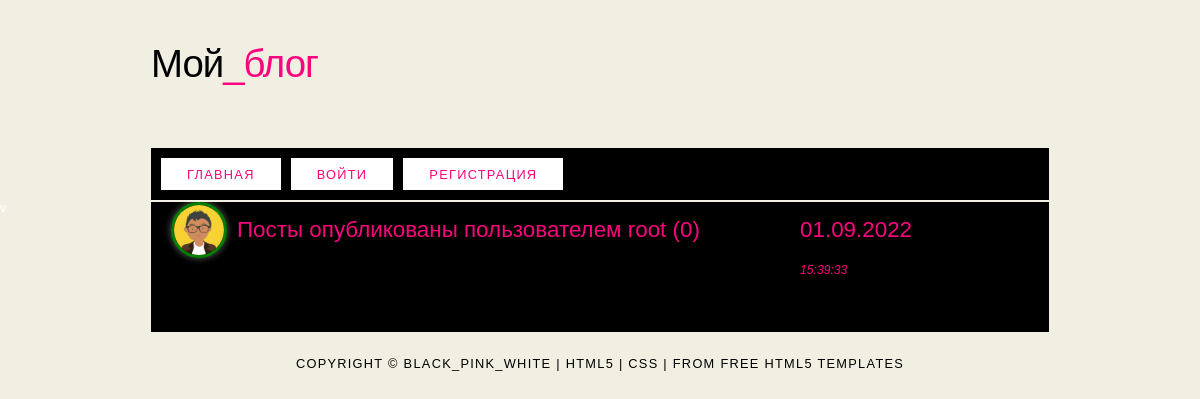
Page /user/root on the earlier database version.
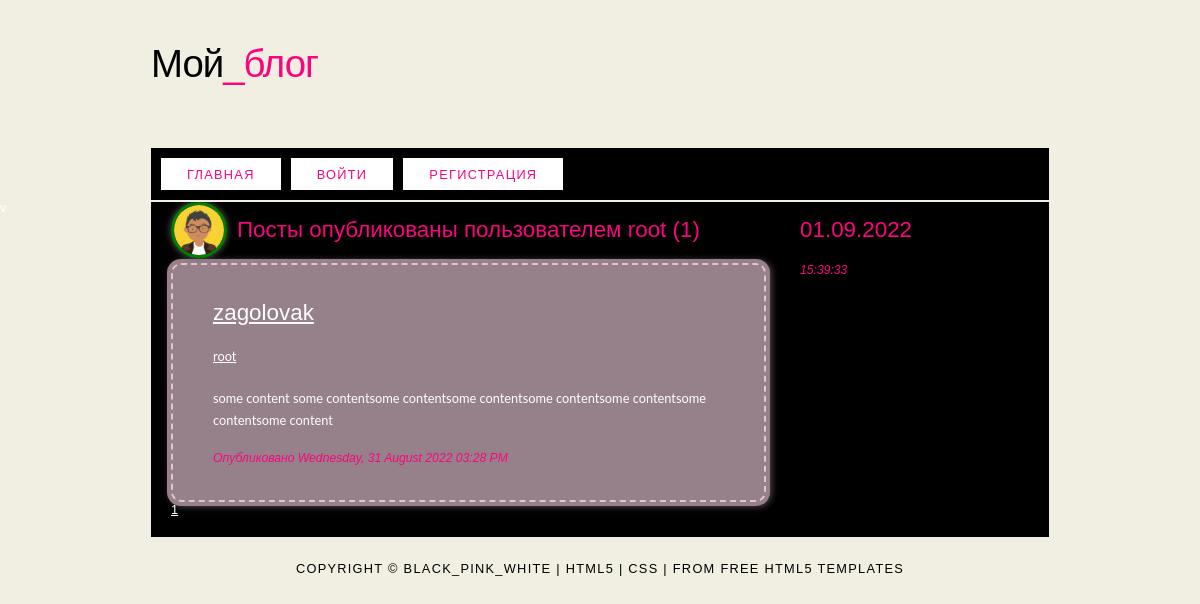
Same page on the later database version.
### flask_blog/models.py (models this page shows, shortened)
class User(db.Model, UserMixin):
    id = db.Column(db.Integer, primary_key=True)
    username = db.Column(db.String(20), unique=True, nullable=False)
    email = db.Column(db.String(120), unique=True, nullable=False)
    image_file = db.Column(db.String(20), nullable=False,
                           default='default.png')
    password = db.Column(db.String(60), nullable=False)
    posts = db.relationship('Post', backref='author', lazy=True)

class Post(db.Model):
    id = db.Column(db.Integer, primary_key=True)
    title = db.Column(db.String(100), nullable=False)
    date_posted = db.Column(db.DateTime, nullable=False,
                            default=datetime.utcnow)
    content = db.Column(db.Text, nullable=False)
    user_id = db.Column(db.Integer, db.ForeignKey('user.id'), nullable=False)

### flask_blog/users/routes.py (the view)
@users.route("/user/<string:username>")
def user_posts(username):
    page = request.args.get('page', 1, type=int)
    user = User.query.filter_by(username=username).first_or_404()
    posts = Post.query.filter_by(author=user)\
        .order_by(Post.date_posted.desc())\
        .paginate(page=page, per_page=5)
    return render_template('user_posts.html', posts=posts, user=user)

### flask_blog/templates/user_posts.html (shortened to what this page needs)
{% extends "layout.html" %}
{% block content %}
<span class="left">
<img class="profile"
     src="{{ url_for('static', filename='profile_pics/' + user.image_file) }}">
</span>
<h1>Посты опубликованы пользователем {{ user.username }} ({{ posts.total }})</h1>
{% for post in posts.items %}
<div class="post">
    <h2><a class="title" href="{{ url_for('posts.post', post_id=post.id) }}">{{ post.title }}</a></h2>
    <p><a href="{{ url_for('users.user_posts', username=post.author.username) }}">{{ post.author.username }}</a></p>
    <p>{{ post.content }}</p>
    <h6>Опубликовано {{ post.date_posted.strftime('%A, %d %B %Y %I:%M %p') }}</h6>
</div>
{% endfor %}
{% for page_num in posts.iter_pages(left_edge=1, right_edge=1, left_current=1, right_current=2) %}
{% if page_num %}
{% if posts.page == page_num %}
<a class="btn btn-success mb-4" href="{{ url_for('posts.allpost', page=page_num) }}">{{ page_num }}</a>
{% else %}
<a class="btn btn-outline-success mb-4" href="{{ url_for('posts.allpost', page=page_num) }}">{{ page_num }}</a>
{% endif %}
{% else %}
...
{% endif %}
{% endfor %}
{% endblock content %}

Differences in the rows shown:
added Post: title "zagolovak", author.username "root", content "some content some contentsome contentsome contentsome contentsome contentsome contentsome content", date_posted "Wednesday, 31 August 2022 03:28 PM"
Other differences:
{{ posts.total }}: "0" → "1"
new list line: "1"
